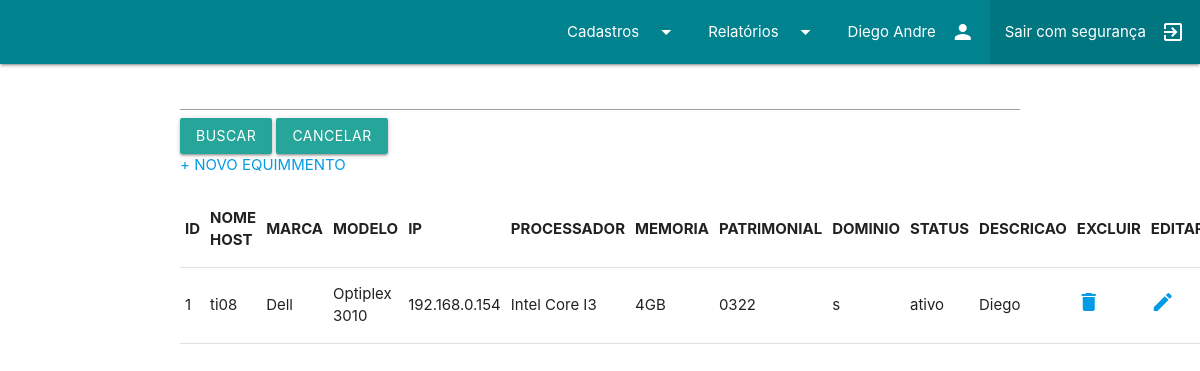
Screenshot of /listaequipamento.php (signed in) with the database file from the repository.
### tables this page shows
CREATE TABLE `equipamento` (
  `id` int(11) NOT NULL,
  `nome_host` varchar(45) DEFAULT NULL,
  `ip` varchar(30) DEFAULT NULL,
  `processador` varchar(50) DEFAULT NULL,
  `memoria` varchar(40) DEFAULT NULL,
  `patrimonial` varchar(11) DEFAULT NULL,
  `dominio` varchar(4) DEFAULT NULL,
  `status` varchar(40) NOT NULL,
  `iduser` int(11) DEFAULT NULL,
  `descricao` varchar(100) DEFAULT NULL,
  `marca` varchar(45) NOT NULL,
  `modelo` varchar(100) NOT NULL,
  `servicetag` varchar(100) DEFAULT NULL,
  `NF` int(100) DEFAULT NULL,
  `serial` int(100) NOT NULL,
  `idtipo` int(11) NOT NULL,
  `portas` int(20) DEFAULT NULL,
  `iddpto` int(11) NOT NULL,
  `tipoarmazenamento` varchar(30) NOT NULL,
  `tamanhoarmazenamento` varchar(30) NOT NULL,
  `KVA` int(11) NOT NULL,
  `Ventrada` int(5) NOT NULL,
  `Vsaida` int(5) NOT NULL,
  `DTcompra` date NOT NULL,
  `DTinstalacao` date NOT NULL,
  `DTultManut` date NOT NULL,
  `chaveRSA` int(11) NOT NULL
);

### listaequipamento.php (the view, shortened to what this page needs)
<?php
    $con = getConexao();
    $sql = "select * from equipamento";
    $rs = mysqli_query($con,$sql);
?>
<?php include 'cabecalho.php';
        include 'menubar.php';
?>
    <div class="container">
        <form action="listaequipamento.php"method="POST">
            <input type="text" name="palavra" size="30"/>
            <input class='btn' type="submit" name="bt" value="buscar"/>
        <a class="btn" href='listaequipamento.php'>Cancelar</a>
        </form>
        <a href="formequip.php"> + NOVO EQUIMMENTO </a>
        <table border="1">
            <tr>
                <th>ID</th>
                <th>NOME HOST</th>
                <th>MARCA</th>
                <th>MODELO</th>
                <th>IP</th>
                <th>PROCESSADOR</th>
                <th>MEMORIA</th>
                <th>PATRIMONIAL</th>
                <th>DOMINIO</th>
                <th>STATUS</th>
                <th>DESCRICAO</th>
                <th>EXCLUIR</th>
                <th>EDITAR</th>
            </tr>
            <?php
            while($row=mysqli_fetch_array($rs)){
            $id=$row['id'];
            $nome_host=$row['nome_host'];
            $marca=$row['marca'];
            $modelo=$row['modelo'];
            $ip=$row['ip'];
            $processador=$row['processador'];
            $memoria=$row['memoria'];
            $patrimonial=$row['patrimonial'];
            $dominio=$row['dominio'];
            $status=$row['status'];
            $descricao=$row['descricao'];
            ?>
                <tr>
                    <td><?=$id;?></td>
                    <td><?=$nome_host;?></td>
                    <td><?=$marca;?></td>
                    <td><?=$modelo;?></td>
                    <td><?=$ip;?></td>
                    <td><?=$processador;?></td>
                    <td><?=$memoria;?></td>
                    <td><?=$patrimonial;?></td>
                    <td><?=$dominio;?></td>
                    <td><?=$status;?></td>
                    <td><?=$descricao;?></td>
                    <td><a href="excluirequipamento.php?id=<?=$id;?>"><i class="material-icons ">delete</i></a></li></a></td>
                    <td><a href="formeditequipamento.php?id=<?=$id;?>"><i class="material-icons ">edit</i></a></li></a></td>
                </tr>
                <?php
            }
    echo"</table></div></body></html>";
?>

### rows the page displays
equipamento: id "1", nome_host "ti08", marca "Dell", modelo "Optiplex 3010", ip "192.168.0.154", processador "Intel Core I3", memoria "4GB", patrimonial "0322", dominio "s", status "ativo", descricao "Diego"

### other values shown
$_SESSION['nome'] "Diego Andre"
